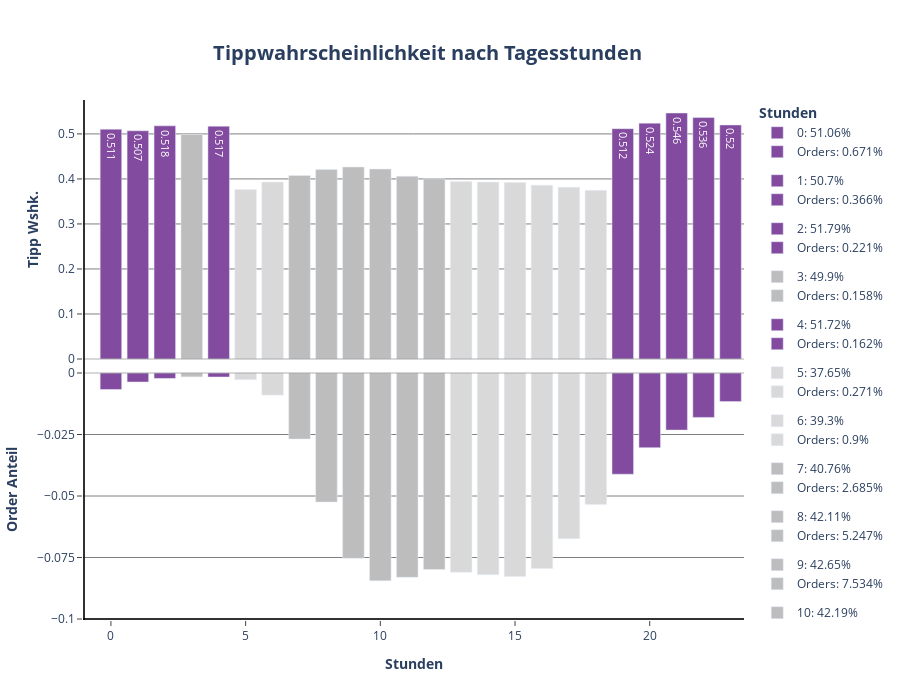

Source (notebook cell):
### Markdown cell above
**Tippwahrscheinlichkeit pro Stunde:**

### Code cell
# Plot P3: Order_hour_of_day

fig1 = make_subplots(cols= 1, rows= 2, shared_xaxes= True, shared_yaxes= False, vertical_spacing= 0)

for order_hour_of_day in df_hour.order_hour_of_day:

 if df_hour[df_hour.order_hour_of_day == order_hour_of_day].tip_norm.values >= 0.5:
  color = px.colors.sequential.Purpor[5]
  text= df_hour.loc[df_hour.order_hour_of_day == order_hour_of_day].tip_norm.values.round(3)

  fig1.add_trace(
   go.Bar(
    x= df_hour.loc[df_hour.order_hour_of_day == order_hour_of_day].order_hour_of_day,
    y= df_hour.loc[df_hour.order_hour_of_day == order_hour_of_day].tip_norm,
    name= f"{order_hour_of_day}: {(df_hour.loc[df_hour.order_hour_of_day == order_hour_of_day].tip_norm.values[0] * 100).round(2)}%",
    showlegend= True,
    marker= dict(color= color),
    width= 0.8,
    text= text,
    base= 0,
    legendgroup= f"{order_hour_of_day}" 
   ),
   col= 1,
   row= 1
  )

  fig1.add_trace(
   go.Bar(
    x= df_hour.loc[df_hour.order_hour_of_day == order_hour_of_day].order_hour_of_day,
    y= df_hour.loc[df_hour.order_hour_of_day == order_hour_of_day].orders_norm,
    name= f"Orders: {(df_hour.loc[df_hour.order_hour_of_day == order_hour_of_day].orders_norm.values[0] * 100).round(3)}%",
    base = -df_hour.loc[df_hour.order_hour_of_day == order_hour_of_day].orders_norm,
    showlegend= True,
    marker= dict(color= color),
    width= 0.8,
    legendgroup= f"{order_hour_of_day}"
   ),
   col= 1,
   row= 2
  )

 elif 0.4 < df_hour.loc[df_hour.order_hour_of_day == order_hour_of_day].tip_norm.values < 0.5:
  color= px.colors.sequential.Greys[3]

  fig1.add_trace(
   go.Bar(
    x= df_hour.loc[df_hour.order_hour_of_day == order_hour_of_day].order_hour_of_day,
    y= df_hour.loc[df_hour.order_hour_of_day == order_hour_of_day].tip_norm,
    name= f"{order_hour_of_day}: {(df_hour.loc[df_hour.order_hour_of_day == order_hour_of_day].tip_norm.values[0] * 100).round(2)}%",
    showlegend= True,
    marker= dict(color= color),
    width= 0.8,
    base= 0,
    legendgroup= f"{order_hour_of_day}"
   ),
   col= 1,
   row= 1
  )

  fig1.add_trace(
   go.Bar(
    x= df_hour.loc[df_hour.order_hour_of_day == order_hour_of_day].order_hour_of_day,
    y= df_hour.loc[df_hour.order_hour_of_day == order_hour_of_day].orders_norm,
    name= f"Orders: {(df_hour.loc[df_hour.order_hour_of_day == order_hour_of_day].orders_norm.values[0] * 100).round(3)}%",
    base = -df_hour.loc[df_hour.order_hour_of_day == order_hour_of_day].orders_norm,
    showlegend= True,
    marker= dict(color= color),
    width= 0.8,
    legendgroup= f"{order_hour_of_day}"
   ),
   col= 1,
   row= 2
  )

 elif 0.3 < df_hour.loc[df_hour.order_hour_of_day == order_hour_of_day].tip_norm.values < 0.4:
  color= px.colors.sequential.Greys[2]

  fig1.add_trace(
   go.Bar(
    x= df_hour.loc[df_hour.order_hour_of_day == order_hour_of_day].order_hour_of_day,
    y= df_hour.loc[df_hour.order_hour_of_day == order_hour_of_day].tip_norm,
    name= f"{order_hour_of_day}: {(df_hour.loc[df_hour.order_hour_of_day == order_hour_of_day].tip_norm.values[0] * 100).round(2)}%",
    showlegend= True,
    marker= dict(color= color),
    width= 0.8,
    base= 0,
    legendgroup= f"{order_hour_of_day}"
   ),
   col= 1,
   row= 1
  )

  fig1.add_trace(
   go.Bar(
    x= df_hour.loc[df_hour.order_hour_of_day == order_hour_of_day].order_hour_of_day,
    y= df_hour.loc[df_hour.order_hour_of_day == order_hour_of_day].orders_norm,
    name= f"Orders: {(df_hour.loc[df_hour.order_hour_of_day == order_hour_of_day].orders_norm.values[0] * 100).round(3)}%",
    base = -df_hour.loc[df_hour.order_hour_of_day == order_hour_of_day].orders_norm,
    showlegend= True,
    marker= dict(color= color),
    width= 0.8,
    legendgroup= f"{order_hour_of_day}"
   ),
   col= 1,
   row= 2
  )

fig1.add_hline(
 y= 0,
 opacity= 0.3,
 line_dash= "solid",
 line_color= "grey",
 col= 1,
 row= 1
)

fig1.add_hline(
 y= 0,
 opacity= 0.3,
 line_dash= "solid",
 line_color= "grey",
 col= 1,
 row= 2
)

fig1.add_vline(
 x= -1,
 opacity= 0.8,
 line_dash= "solid",
 line_color= "black",
 col= 1,
 row= 2
)

fig1.add_vline(
 x= -1,
 opacity= 0.8,
 line_dash= "solid",
 line_color= "black",
 col= 1,
 row= 1
)

fig1.add_hline(
 y= -0.1,
 opacity= 0.8,
 line_dash= "solid",
 line_color= "black",
 col= 1,
 row= 2
)

fig1.update_annotations(opacity= 0.8)
fig1.update_layout(title= dict(text= "<b>Tippwahrscheinlichkeit nach Tagesstunden</b>", font_size= 20, xanchor= "center", yanchor= "top", y=0.935, x=0.475), legend_title_text = "<b>Stunden</b>", height= 700)
fig1.update_xaxes(title_text="<b>Stunden</b>", ticks= "outside", col= 1, row= 2)
fig1.update_xaxes(showline= False, col= 1, row= 1)
fig1.update_yaxes(title_text="<b>Tipp Wshk.</b>", ticks= "outside", showgrid= True, gridcolor= "grey", col= 1, row= 1, showline= False)
fig1.update_yaxes(title_text="<b>Order Anteil</b>", ticks= "outside", showgrid= True, gridcolor= "grey", col= 1, row= 2, tickvals= [0, -0.025, -0.05, -0.075, -0.1])
fig1.update_layout(plot_bgcolor= "white", xaxis= dict(linecolor= "black"), yaxis= dict(linecolor= "black"))
fig1.show()

### Figure 1 — Plotly figure (JSON) as saved in the notebook; plotly's stock layout.template omitted (floating-point values rounded to 4 significant figures)
{"data": [{"base": 0, "legendgroup": "0", "marker": {"color": "rgb(131, 75, 160)"}, "name": "0: 51.06%", "showlegend": true, "text": [0.511], "type": "bar", "width": 0.8, "x": [0], "xaxis": "x", "y": [0.5106], "yaxis": "y"}, {"base": [-0.006709], "legendgroup": "0", "marker": {"color": "rgb(131, 75, 160)"}, "name": "Orders: 0.671%", "showlegend": true, "type": "bar", "width": 0.8, "x": [0], "xaxis": "x2", "y": [0.006709], "yaxis": "y2"}, {"base": 0, "legendgroup": "1", "marker": {"color": "rgb(131, 75, 160)"}, "name": "1: 50.7%", "showlegend": true, "text": [0.507], "type": "bar", "width": 0.8, "x": [1], "xaxis": "x", "y": [0.507], "yaxis": "y"}, {"base": [-0.003656], "legendgroup": "1", "marker": {"color": "rgb(131, 75, 160)"}, "name": "Orders: 0.366%", "showlegend": true, "type": "bar", "width": 0.8, "x": [1], "xaxis": "x2", "y": [0.003656], "yaxis": "y2"}, {"base": 0, "legendgroup": "2", "marker": {"color": "rgb(131, 75, 160)"}, "name": "2: 51.79%", "showlegend": true, "text": [0.518], "type": "bar", "width": 0.8, "x": [2], "xaxis": "x", "y": [0.5179], "yaxis": "y"}, {"base": [-0.002208], "legendgroup": "2", "marker": {"color": "rgb(131, 75, 160)"}, "name": "Orders: 0.221%", "showlegend": true, "type": "bar", "width": 0.8, "x": [2], "xaxis": "x2", "y": [0.002208], "yaxis": "y2"}, {"base": 0, "legendgroup": "3", "marker": {"color": "rgb(189,189,189)"}, "name": "3: 49.9%", "showlegend": true, "type": "bar", "width": 0.8, "x": [3], "xaxis": "x", "y": [0.499], "yaxis": "y"}, {"base": [-0.001575], "legendgroup": "3", "marker": {"color": "rgb(189,189,189)"}, "name": "Orders: 0.158%", "showlegend": true, "type": "bar", "width": 0.8, "x": [3], "xaxis": "x2", "y": [0.001575], "yaxis": "y2"}, {"base": 0, "legendgroup": "4", "marker": {"color": "rgb(131, 75, 160)"}, "name": "4: 51.72%", "showlegend": true, "text": [0.517], "type": "bar", "width": 0.8, "x": [4], "xaxis": "x", "y": [0.5172], "yaxis": "y"}, {"base": [-0.001625], "legendgroup": "4", "marker": {"color": "rgb(131, 75, 160)"}, "name": "Orders: 0.162%", "showlegend": true, "type": "bar", "width": 0.8, "x": [4], "xaxis": "x2", "y": [0.001625], "yaxis": "y2"}, {"base": 0, "legendgroup": "5", "marker": {"color": "rgb(217,217,217)"}, "name": "5: 37.65%", "showlegend": true, "type": "bar", "width": 0.8, "x": [5], "xaxis": "x", "y": [0.3765], "yaxis": "y"}, {"base": [-0.002709], "legendgroup": "5", "marker": {"color": "rgb(217,217,217)"}, "name": "Orders: 0.271%", "showlegend": true, "type": "bar", "width": 0.8, "x": [5], "xaxis": "x2", "y": [0.002709], "yaxis": "y2"}, {"base": 0, "legendgroup": "6", "marker": {"color": "rgb(217,217,217)"}, "name": "6: 39.3%", "showlegend": true, "type": "bar", "width": 0.8, "x": [6], "xaxis": "x", "y": [0.393], "yaxis": "y"}, {"base": [-0.008998], "legendgroup": "6", "marker": {"color": "rgb(217,217,217)"}, "name": "Orders: 0.9%", "showlegend": true, "type": "bar", "width": 0.8, "x": [6], "xaxis": "x2", "y": [0.008998], "yaxis": "y2"}, {"base": 0, "legendgroup": "7", "marker": {"color": "rgb(189,189,189)"}, "name": "7: 40.76%", "showlegend": true, "type": "bar", "width": 0.8, "x": [7], "xaxis": "x", "y": [0.4076], "yaxis": "y"}, {"base": [-0.02685], "legendgroup": "7", "marker": {"color": "rgb(189,189,189)"}, "name": "Orders: 2.685%", "showlegend": true, "type": "bar", "width": 0.8, "x": [7], "xaxis": "x2", "y": [0.02685], "yaxis": "y2"}, {"base": 0, "legendgroup": "8", "marker": {"color": "rgb(189,189,189)"}, "name": "8: 42.11%", "showlegend": true, "type": "bar", "width": 0.8, "x": [8], "xaxis": "x", "y": [0.4211], "yaxis": "y"}, {"base": [-0.05247], "legendgroup": "8", "marker": {"color": "rgb(189,189,189)"}, "name": "Orders: 5.247%", "showlegend": true, "type": "bar", "width": 0.8, "x": [8], "xaxis": "x2", "y": [0.05247], "yaxis": "y2"}, {"base": 0, "legendgroup": "9", "marker": {"color": "rgb(189,189,189)"}, "name": "9: 42.65%", "showlegend": true, "type": "bar", "width": 0.8, "x": [9], "xaxis": "x", "y": [0.4265], "yaxis": "y"}, {"base": [-0.07534], "legendgroup": "9", "marker": {"color": "rgb(189,189,189)"}, "name": "Orders: 7.534%", "showlegend": true, "type": "bar", "width": 0.8, "x": [9], "xaxis": "x2", "y": [0.07534], "yaxis": "y2"}, {"base": 0, "legendgroup": "10", "marker": {"color": "rgb(189,189,189)"}, "name": "10: 42.19%", "showlegend": true, "type": "bar", "width": 0.8, "x": [10], "xaxis": "x", "y": [0.4219], "yaxis": "y"}, {"base": [-0.08447], "legendgroup": "10", "marker": {"color": "rgb(189,189,189)"}, "name": "Orders: 8.447%", "showlegend": true, "type": "bar", "width": 0.8, "x": [10], "xaxis": "x2", "y": [0.08447], "yaxis": "y2"}, {"base": 0, "legendgroup": "11", "marker": {"color": "rgb(189,189,189)"}, "name": "11: 40.59%", "showlegend": true, "type": "bar", "width": 0.8, "x": [11], "xaxis": "x", "y": [0.4059], "yaxis": "y"}, {"base": [-0.08307], "legendgroup": "11", "marker": {"color": "rgb(189,189,189)"}, "name": "Orders: 8.307%", "showlegend": true, "type": "bar", "width": 0.8, "x": [11], "xaxis": "x2", "y": [0.08307], "yaxis": "y2"}, {"base": 0, "legendgroup": "12", "marker": {"color": "rgb(189,189,189)"}, "name": "12: 40.04%", "showlegend": true, "type": "bar", "width": 0.8, "x": [12], "xaxis": "x", "y": [0.4004], "yaxis": "y"}, {"base": [-0.07986], "legendgroup": "12", "marker": {"color": "rgb(189,189,189)"}, "name": "Orders: 7.986%", "showlegend": true, "type": "bar", "width": 0.8, "x": [12], "xaxis": "x2", "y": [0.07986], "yaxis": "y2"}, {"base": 0, "legendgroup": "13", "marker": {"color": "rgb(217,217,217)"}, "name": "13: 39.4%", "showlegend": true, "type": "bar", "width": 0.8, "x": [13], "xaxis": "x", "y": [0.394], "yaxis": "y"}, {"base": [-0.08105], "legendgroup": "13", "marker": {"color": "rgb(217,217,217)"}, "name": "Orders: 8.105%", "showlegend": true, "type": "bar", "width": 0.8, "x": [13], "xaxis": "x2", "y": [0.08105], "yaxis": "y2"}, {"base": 0, "legendgroup": "14", "marker": {"color": "rgb(217,217,217)"}, "name": "14: 39.29%", "showlegend": true, "type": "bar", "width": 0.8, "x": [14], "xaxis": "x", "y": [0.3929], "yaxis": "y"}, {"base": [-0.08203], "legendgroup": "14", "marker": {"color": "rgb(217,217,217)"}, "name": "Orders: 8.203%", "showlegend": true, "type": "bar", "width": 0.8, "x": [14], "xaxis": "x2", "y": [0.08203], "yaxis": "y2"}, {"base": 0, "legendgroup": "15", "marker": {"color": "rgb(217,217,217)"}, "name": "15: 39.2%", "showlegend": true, "type": "bar", "width": 0.8, "x": [15], "xaxis": "x", "y": [0.392], "yaxis": "y"}, {"base": [-0.08274], "legendgroup": "15", "marker": {"color": "rgb(217,217,217)"}, "name": "Orders: 8.274%", "showlegend": true, "type": "bar", "width": 0.8, "x": [15], "xaxis": "x2", "y": [0.08274], "yaxis": "y2"}, {"base": 0, "legendgroup": "16", "marker": {"color": "rgb(217,217,217)"}, "name": "16: 38.62%", "showlegend": true, "type": "bar", "width": 0.8, "x": [16], "xaxis": "x", "y": [0.3862], "yaxis": "y"}, {"base": [-0.07947], "legendgroup": "16", "marker": {"color": "rgb(217,217,217)"}, "name": "Orders: 7.947%", "showlegend": true, "type": "bar", "width": 0.8, "x": [16], "xaxis": "x2", "y": [0.07947], "yaxis": "y2"}, {"base": 0, "legendgroup": "17", "marker": {"color": "rgb(217,217,217)"}, "name": "17: 38.16%", "showlegend": true, "type": "bar", "width": 0.8, "x": [17], "xaxis": "x", "y": [0.3816], "yaxis": "y"}, {"base": [-0.06733], "legendgroup": "17", "marker": {"color": "rgb(217,217,217)"}, "name": "Orders: 6.733%", "showlegend": true, "type": "bar", "width": 0.8, "x": [17], "xaxis": "x2", "y": [0.06733], "yaxis": "y2"}, {"base": 0, "legendgroup": "18", "marker": {"color": "rgb(217,217,217)"}, "name": "18: 37.46%", "showlegend": true, "type": "bar", "width": 0.8, "x": [18], "xaxis": "x", "y": [0.3746], "yaxis": "y"}, {"base": [-0.05347], "legendgroup": "18", "marker": {"color": "rgb(217,217,217)"}, "name": "Orders: 5.347%", "showlegend": true, "type": "bar", "width": 0.8, "x": [18], "xaxis": "x2", "y": [0.05347], "yaxis": "y2"}, {"base": 0, "legendgroup": "19", "marker": {"color": "rgb(131, 75, 160)"}, "name": "19: 51.17%", "showlegend": true, "text": [0.512], "type": "bar", "width": 0.8, "x": [19], "xaxis": "x", "y": [0.5117], "yaxis": "y"}, {"base": [-0.04114], "legendgroup": "19", "marker": {"color": "rgb(131, 75, 160)"}, "name": "Orders: 4.114%", "showlegend": true, "type": "bar", "width": 0.8, "x": [19], "xaxis": "x2", "y": [0.04114], "yaxis": "y2"}, {"base": 0, "legendgroup": "20", "marker": {"color": "rgb(131, 75, 160)"}, "name": "20: 52.39%", "showlegend": true, "text": [0.524], "type": "bar", "width": 0.8, "x": [20], "xaxis": "x", "y": [0.5239], "yaxis": "y"}, {"base": [-0.03035], "legendgroup": "20", "marker": {"color": "rgb(131, 75, 160)"}, "name": "Orders: 3.035%", "showlegend": true, "type": "bar", "width": 0.8, "x": [20], "xaxis": "x2", "y": [0.03035], "yaxis": "y2"}, {"base": 0, "legendgroup": "21", "marker": {"color": "rgb(131, 75, 160)"}, "name": "21: 54.64%", "showlegend": true, "text": [0.546], "type": "bar", "width": 0.8, "x": [21], "xaxis": "x", "y": [0.5464], "yaxis": "y"}, {"base": [-0.0232], "legendgroup": "21", "marker": {"color": "rgb(131, 75, 160)"}, "name": "Orders: 2.32%", "showlegend": true, "type": "bar", "width": 0.8, "x": [21], "xaxis": "x2", "y": [0.0232], "yaxis": "y2"}, {"base": 0, "legendgroup": "22", "marker": {"color": "rgb(131, 75, 160)"}, "name": "22: 53.63%", "showlegend": true, "text": [0.536], "type": "bar", "width": 0.8, "x": [22], "xaxis": "x", "y": [0.5363], "yaxis": "y"}, {"base": [-0.01807], "legendgroup": "22", "marker": {"color": "rgb(131, 75, 160)"}, "name": "Orders: 1.807%", "showlegend": true, "type": "bar", "width": 0.8, "x": [22], "xaxis": "x2", "y": [0.01807], "yaxis": "y2"}, {"base": 0, "legendgroup": "23", "marker": {"color": "rgb(131, 75, 160)"}, "name": "23: 51.99%", "showlegend": true, "text": [0.52], "type": "bar", "width": 0.8, "x": [23], "xaxis": "x", "y": [0.5199], "yaxis": "y"}, {"base": [-0.0116], "legendgroup": "23", "marker": {"color": "rgb(131, 75, 160)"}, "name": "Orders: 1.16%", "showlegend": true, "type": "bar", "width": 0.8, "x": [23], "xaxis": "x2", "y": [0.0116], "yaxis": "y2"}], "layout": {"height": 700, "legend": {"title": {"text": "<b>Stunden</b>"}}, "plot_bgcolor": "white", "shapes": [{"line": {"color": "grey", "dash": "solid"}, "opacity": 0.3, "type": "line", "x0": 0, "x1": 1, "xref": "x domain", "y0": 0, "y1": 0, "yref": "y"}, {"line": {"color": "grey", "dash": "solid"}, "opacity": 0.3, "type": "line", "x0": 0, "x1": 1, "xref": "x2 domain", "y0": 0, "y1": 0, "yref": "y2"}, {"line": {"color": "black", "dash": "solid"}, "opacity": 0.8, "type": "line", "x0": -1, "x1": -1, "xref": "x2", "y0": 0, "y1": 1, "yref": "y2 domain"}, {"line": {"color": "black", "dash": "solid"}, "opacity": 0.8, "type": "line", "x0": -1, "x1": -1, "xref": "x", "y0": 0, "y1": 1, "yref": "y domain"}, {"line": {"color": "black", "dash": "solid"}, "opacity": 0.8, "type": "line", "x0": 0, "x1": 1, "xref": "x2 domain", "y0": -0.1, "y1": -0.1, "yref": "y2"}], "title": {"font": {"size": 20}, "text": "<b>Tippwahrscheinlichkeit nach Tagesstunden</b>", "x": 0.475, "xanchor": "center", "y": 0.935, "yanchor": "top"}, "xaxis": {"anchor": "y", "domain": [0, 1], "linecolor": "black", "matches": "x2", "showline": false, "showticklabels": false}, "xaxis2": {"anchor": "y2", "domain": [0, 1], "ticks": "outside", "title": {"text": "<b>Stunden</b>"}}, "yaxis": {"anchor": "x", "domain": [0.5, 1], "gridcolor": "grey", "linecolor": "black", "showgrid": true, "showline": false, "ticks": "outside", "title": {"text": "<b>Tipp Wshk.</b>"}}, "yaxis2": {"anchor": "x2", "domain": [0, 0.5], "gridcolor": "grey", "showgrid": true, "ticks": "outside", "tickvals": [0, -0.025, -0.05, -0.075, -0.1], "title": {"text": "<b>Order Anteil</b>"}}}}
